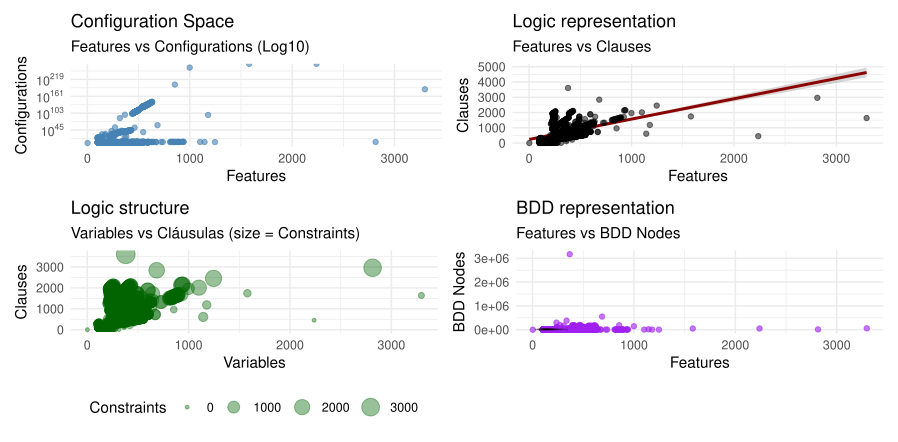

The script that drew this image:
# Instalación de librerías si no las tienes:
# install.packages(c("ggplot2", "dplyr", "tidyr", "patchwork", "scales"))

library(ggplot2)
library(dplyr)
library(tidyr)
library(patchwork)
library(scales)

# 1. Cargar el dataset (sustituye 'results.csv' por tu ruta)
data <- read_csv("results.csv", show_col_types = FALSE)

# 2. Limpieza de datos
# Convertimos a numérico. Las celdas con "timeout" se convertirán en NA automáticamente
data <- data[
  rowSums(sapply(data, function(col)
    grepl("Timeout", col, ignore.case = TRUE) %in% TRUE
  )) == 0,
]

cat("Rows after Timeout filtering:", nrow(data), "\n")

df_clean <- data %>%
  mutate(
    Configurations = as.character(Configurations),
    Configurations = ifelse(Configurations == "Inf", Inf, Configurations),
    Configurations = as.numeric(Configurations)
  )


# --- GRÁFICA 1: Features vs Configuraciones (Escala Logarítmica) ---
p1 <- ggplot(df_clean, aes(x = Features, y = Configurations)) +
  geom_point(alpha = 0.6, color = "steelblue") +
  scale_y_log10(labels = trans_format("log10", math_format(10^.x))) +
  labs(title = "Configuration Space",
       subtitle = "Features vs Configurations (Log10)",
       x = "Features", y = "Configurations") +
  theme_minimal()

# --- GRÁFICA 2: Features vs Cláusulas (Complejidad Lógica) ---
p2 <- ggplot(df_clean, aes(x = Features, y = Clauses)) +
  geom_smooth(method = "lm", color = "darkred", se = TRUE) +
  geom_point(alpha = 0.5) +
  labs(title = "Logic representation",
       subtitle = "Features vs Clauses",
       x = "Features", y = "Clauses") +
  theme_minimal()

# --- GRÁFICA 3: Relación Variables vs Cláusulas ---
p3 <- ggplot(df_clean, aes(x = Variables, y = Clauses, size = Constraints)) +
  geom_point(alpha = 0.4, color = "darkgreen") +
  labs(title = "Logic structure",
       subtitle = "Variables vs Cláusulas (size = Constraints)",
       x = "Variables", y = "Clauses") +
  theme_minimal() +
  theme(legend.position = "bottom")

# --- GRÁFICA 4: Nodos BDD vs Features ---
p4 <- ggplot(df_clean, aes(x = Features, y = Nodes)) +
  geom_point(color = "purple", alpha = 0.6) +
  geom_density_2d(color = "black", alpha = 0.3) +
  labs(title = "BDD representation",
       subtitle = "Features vs BDD Nodes",
       x = "Features", y = "BDD Nodes") +
  theme_minimal()

# Unir todas las gráficas en un solo panel
layout <- (p1 + p2) / (p3 + p4)
layout
#layout + plot_annotation(title = "Análisis de Feature Models y sus Transformaciones",
 #                        caption = "Nota: Se han excluido filas con Timeout")
